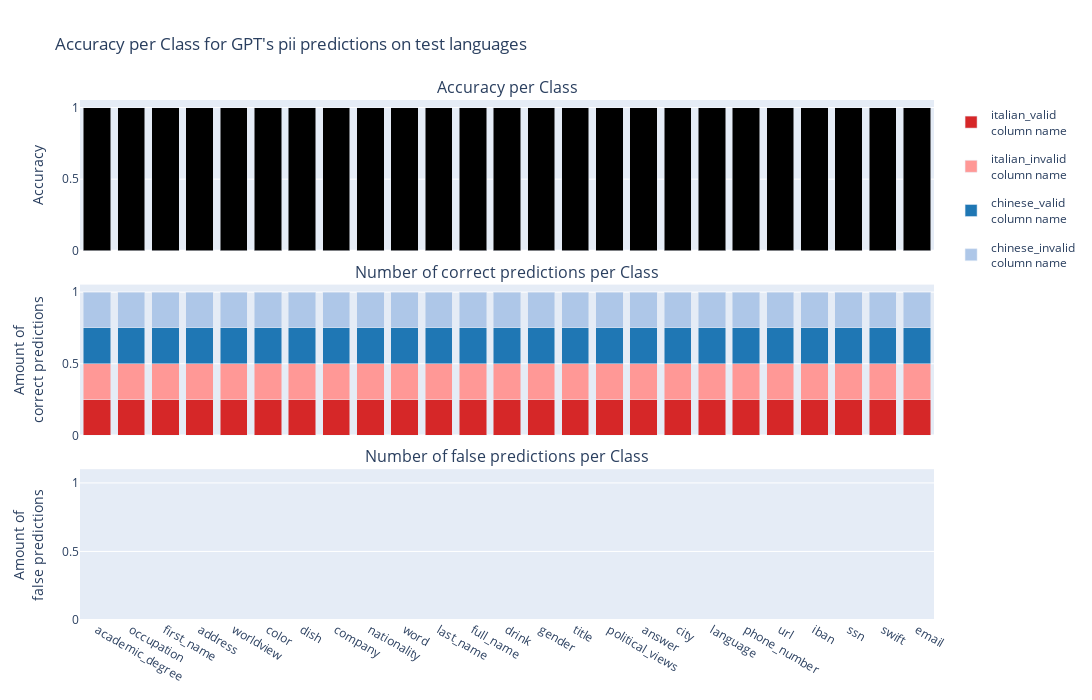
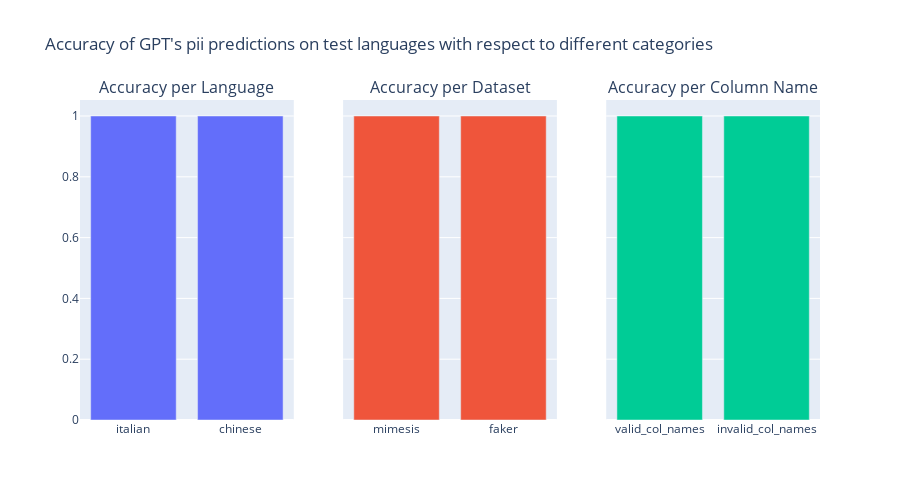

Notebook source saved alongside these figures, in order:
### Code cell
create_analysis_plot(results_test_languages_pii, "pii predictions on test languages", dataset="two_languages")

### Figure 1 — Plotly figure (JSON) as saved in the notebook; plotly's stock layout.template omitted (floating-point values rounded to 4 significant figures)
{"data": [{"marker": {"color": "black"}, "showlegend": false, "type": "bar", "x": ["academic_degree", "occupation", "first_name", "address", "worldview", "color", "dish", "company", "nationality", "word", "last_name", "full_name", "drink", "gender", "title", "political_views", "answer", "city", "language", "phone_number", "url", "iban", "ssn", "swift", "email"], "y": [1, 1, 1, 1, 1, 1, 1, 1, 1, 1, 1, 1, 1, 1, 1, 1, 1, 1, 1, 1, 1, 1, 1, 1, 1]}, {"legendgroup": "0", "marker": {"color": "#d62728"}, "name": "italian_valid<br>column name", "showlegend": true, "type": "bar", "x": ["academic_degree", "address", "worldview", "color", "dish", "nationality", "full_name", "occupation", "first_name", "title", "last_name", "city", "company", "language", "answer", "political_views", "word", "drink", "gender", "phone_number", "url", "iban", "ssn", "swift", "email"], "xaxis": "x2", "y": [0.25, 0.25, 0.25, 0.25, 0.25, 0.25, 0.25, 0.25, 0.25, 0.25, 0.25, 0.25, 0.25, 0.25, 0.25, 0.25, 0.25, 0.25, 0.25, 0.25, 0.25, 0.25, 0.25, 0.25, 0.25], "yaxis": "y2"}, {"legendgroup": "1", "marker": {"color": "#ff9896"}, "name": "italian_invalid<br>column name", "showlegend": true, "type": "bar", "x": ["academic_degree", "address", "worldview", "color", "dish", "nationality", "full_name", "occupation", "first_name", "title", "last_name", "city", "company", "language", "answer", "political_views", "word", "drink", "gender", "phone_number", "url", "iban", "ssn", "swift", "email"], "xaxis": "x2", "y": [0.25, 0.25, 0.25, 0.25, 0.25, 0.25, 0.25, 0.25, 0.25, 0.25, 0.25, 0.25, 0.25, 0.25, 0.25, 0.25, 0.25, 0.25, 0.25, 0.25, 0.25, 0.25, 0.25, 0.25, 0.25], "yaxis": "y2"}, {"legendgroup": "2", "marker": {"color": "#1f77b4"}, "name": "chinese_valid<br>column name", "showlegend": true, "type": "bar", "x": ["occupation", "first_name", "worldview", "company", "color", "word", "last_name", "drink", "gender", "nationality", "political_views", "dish", "academic_degree", "answer", "city", "title", "address", "full_name", "language", "url", "phone_number", "iban", "ssn", "swift", "email"], "xaxis": "x2", "y": [0.25, 0.25, 0.25, 0.25, 0.25, 0.25, 0.25, 0.25, 0.25, 0.25, 0.25, 0.25, 0.25, 0.25, 0.25, 0.25, 0.25, 0.25, 0.25, 0.25, 0.25, 0.25, 0.25, 0.25, 0.25], "yaxis": "y2"}, {"legendgroup": "3", "marker": {"color": "#aec7e8"}, "name": "chinese_invalid<br>column name", "showlegend": true, "type": "bar", "x": ["occupation", "first_name", "worldview", "company", "color", "word", "last_name", "drink", "gender", "nationality", "political_views", "dish", "academic_degree", "answer", "city", "title", "address", "full_name", "language", "url", "phone_number", "iban", "ssn", "swift", "email"], "xaxis": "x2", "y": [0.25, 0.25, 0.25, 0.25, 0.25, 0.25, 0.25, 0.25, 0.25, 0.25, 0.25, 0.25, 0.25, 0.25, 0.25, 0.25, 0.25, 0.25, 0.25, 0.25, 0.25, 0.25, 0.25, 0.25, 0.25], "yaxis": "y2"}, {"legendgroup": "0", "marker": {"color": "#d62728"}, "name": "italian_valid<br>column name", "showlegend": false, "type": "bar", "x": ["academic_degree", "address", "worldview", "color", "dish", "nationality", "full_name", "occupation", "first_name", "title", "last_name", "city", "company", "language", "answer", "political_views", "word", "drink", "gender", "phone_number", "url", "iban", "ssn", "swift", "email"], "xaxis": "x3", "y": [0, 0, 0, 0, 0, 0, 0, 0, 0, 0, 0, 0, 0, 0, 0, 0, 0, 0, 0, 0, 0, 0, 0, 0, 0], "yaxis": "y3"}, {"legendgroup": "1", "marker": {"color": "#ff9896"}, "name": "italian_invalid<br>column name", "showlegend": false, "type": "bar", "x": ["academic_degree", "address", "worldview", "color", "dish", "nationality", "full_name", "occupation", "first_name", "title", "last_name", "city", "company", "language", "answer", "political_views", "word", "drink", "gender", "phone_number", "url", "iban", "ssn", "swift", "email"], "xaxis": "x3", "y": [0, 0, 0, 0, 0, 0, 0, 0, 0, 0, 0, 0, 0, 0, 0, 0, 0, 0, 0, 0, 0, 0, 0, 0, 0], "yaxis": "y3"}, {"legendgroup": "2", "marker": {"color": "#1f77b4"}, "name": "chinese_valid<br>column name", "showlegend": false, "type": "bar", "x": ["occupation", "first_name", "worldview", "company", "color", "word", "last_name", "drink", "gender", "nationality", "political_views", "dish", "academic_degree", "answer", "city", "title", "address", "full_name", "language", "url", "phone_number", "iban", "ssn", "swift", "email"], "xaxis": "x3", "y": [0, 0, 0, 0, 0, 0, 0, 0, 0, 0, 0, 0, 0, 0, 0, 0, 0, 0, 0, 0, 0, 0, 0, 0, 0], "yaxis": "y3"}, {"legendgroup": "3", "marker": {"color": "#aec7e8"}, "name": "chinese_invalid<br>column name", "showlegend": false, "type": "bar", "x": ["occupation", "first_name", "worldview", "company", "color", "word", "last_name", "drink", "gender", "nationality", "political_views", "dish", "academic_degree", "answer", "city", "title", "address", "full_name", "language", "url", "phone_number", "iban", "ssn", "swift", "email"], "xaxis": "x3", "y": [0, 0, 0, 0, 0, 0, 0, 0, 0, 0, 0, 0, 0, 0, 0, 0, 0, 0, 0, 0, 0, 0, 0, 0, 0], "yaxis": "y3"}], "layout": {"annotations": [{"font": {"size": 16}, "showarrow": false, "text": "Accuracy per Class", "x": 0.5, "xanchor": "center", "xref": "paper", "y": 1, "yanchor": "bottom", "yref": "paper"}, {"font": {"size": 16}, "showarrow": false, "text": "Number of correct predictions per Class", "x": 0.5, "xanchor": "center", "xref": "paper", "y": 0.645, "yanchor": "bottom", "yref": "paper"}, {"font": {"size": 16}, "showarrow": false, "text": "Number of false predictions per Class", "x": 0.5, "xanchor": "center", "xref": "paper", "y": 0.29, "yanchor": "bottom", "yref": "paper"}], "barmode": "stack", "height": 700, "title": {"text": "Accuracy per Class for GPT's pii predictions on test languages"}, "width": 1500, "xaxis": {"anchor": "y", "domain": [0, 1], "matches": "x3", "showticklabels": false}, "xaxis2": {"anchor": "y2", "domain": [0, 1], "matches": "x3", "showticklabels": false}, "xaxis3": {"anchor": "y3", "domain": [0, 1]}, "yaxis": {"anchor": "x", "domain": [0.71, 1], "title": {"text": "Accuracy"}}, "yaxis2": {"anchor": "x2", "domain": [0.355, 0.645], "title": {"text": "Amount of<br>correct predictions"}}, "yaxis3": {"anchor": "x3", "domain": [0, 0.29], "range": [0, 1.1], "title": {"text": "Amount of<br>false predictions"}}}}

### Figure 2 — Plotly figure (JSON) as saved in the notebook; plotly's stock layout.template omitted (floating-point values rounded to 4 significant figures)
{"data": [{"showlegend": false, "type": "bar", "x": ["italian", "chinese"], "xaxis": "x", "y": [1, 1], "yaxis": "y"}, {"showlegend": false, "type": "bar", "x": ["mimesis", "faker"], "xaxis": "x2", "y": [1, 1], "yaxis": "y2"}, {"showlegend": false, "type": "bar", "x": ["valid_col_names", "invalid_col_names"], "xaxis": "x3", "y": [1, 1], "yaxis": "y3"}], "layout": {"annotations": [{"font": {"size": 16}, "showarrow": false, "text": "Accuracy per Language", "x": 0.1444, "xanchor": "center", "xref": "paper", "y": 1, "yanchor": "bottom", "yref": "paper"}, {"font": {"size": 16}, "showarrow": false, "text": "Accuracy per Dataset", "x": 0.5, "xanchor": "center", "xref": "paper", "y": 1, "yanchor": "bottom", "yref": "paper"}, {"font": {"size": 16}, "showarrow": false, "text": "Accuracy per Column Name", "x": 0.8556, "xanchor": "center", "xref": "paper", "y": 1, "yanchor": "bottom", "yref": "paper"}], "height": 500, "title": {"text": "Accuracy of GPT's pii predictions on test languages with respect to different categories"}, "width": 900, "xaxis": {"anchor": "y", "domain": [0, 0.2889]}, "xaxis2": {"anchor": "y2", "domain": [0.3556, 0.6444]}, "xaxis3": {"anchor": "y3", "domain": [0.7111, 1]}, "yaxis": {"anchor": "x", "domain": [0, 1]}, "yaxis2": {"anchor": "x2", "domain": [0, 1], "matches": "y", "showticklabels": false}, "yaxis3": {"anchor": "x3", "domain": [0, 1], "matches": "y", "showticklabels": false}}}
